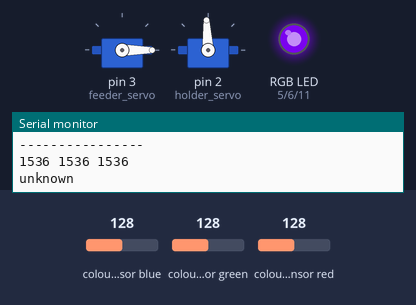
This sketch was run on a simulated Arduino Uno, built with avr-gcc and run on an emulated ATmega328P. Parts: 2 × servo, an RGB LED mixed from three pins (HIGH = lit), the last lines printed to the serial monitor. The test bench sets the inputs (shaded band); at power-on: colour sensor blue 128, colour sensor green 128, colour sensor red 128.

Above: at 7.8 s.
7.9 s: colour sensor blue set to 96
At 8.14 s:
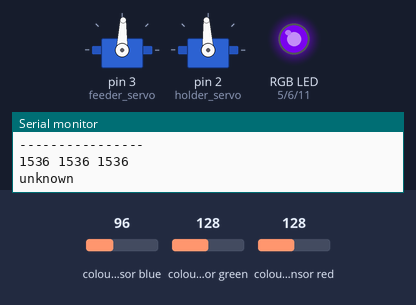
10.9 s: colour sensor blue set to 86
At 12.56 s:
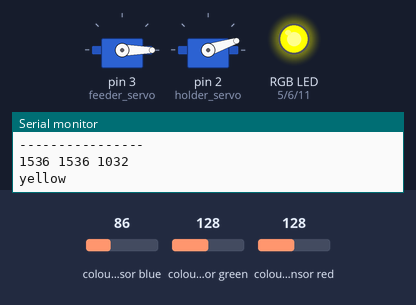
13.9 s: colour sensor blue set to 5
16.9 s: colour sensor blue set to 30
19.9 s: colour sensor blue set to 37
At 20.36 s:
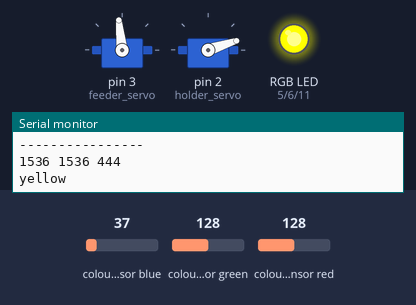
22.9 s: colour sensor green set to 70
25.9 s: colour sensor green set to 64
At 27.52 s:
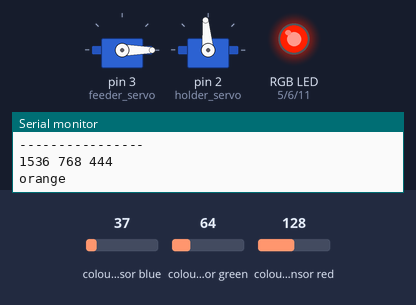
Timing chart, 0 to 29.9 s (numbered marks = the images above; inputs shaded):
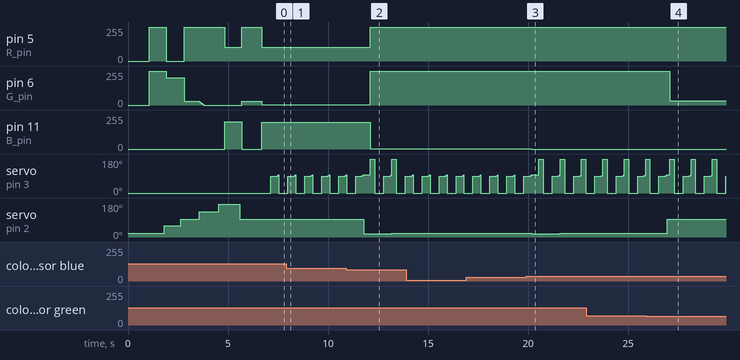

The sketch:

skittlesorterfinal.ino
```cpp
/*
*Skittle Sorter
*This sketch uses an Arduino board and the circuit shown in the diagram above
*to sort skittles by color. The RGB sensor is used to detect the color of each skittle,
*and the servos are used to sort the skittles into designated test tubes.
*Author: Maheen Shoaib
*Date: January 25, 2023
*/

#include <Wire.h> // library for communication with I2C devices
#include "Adafruit_TCS34725.h" // library for the RGB sensor
#include<Servo.h> // library for controlling servo motors

/* Based on example code for the Adafruit TCS34725 breakout library */


//=======================Variables related to RGB sensor=========================


Adafruit_TCS34725 tcs = Adafruit_TCS34725(TCS34725_INTEGRATIONTIME_24MS, TCS34725_GAIN_1X);  // setup RGB sensor

int colour = 0;//0-black, 1-yelow, 2-green, 3-orange, 4-red, 5-purple
int previous_colour = colour;
int black_count = 0;  // count of empty/unknown color

int start_measurment_angle = 88; //servo position to align skittle in front of sensor
int measurment_sweep = 2; //number of measure taken . used to average error
int measurment_angle_increment = 4; //angle increment between measurments

//limit values[] = {min_red_values, max_red_values, min_green_values, max_green_values, min_blue_values, max_blue_values}
uint16_t black_limit_values[] = {0, 200, 0, 200, 0, 200};// color limit values for blank (no skittle)
uint16_t yellow_limit_values[] = {850, 2200, 800, 2200, 400, 1100};// color limit values for yellow
uint16_t green_limit_values[] = {350, 800, 650, 1400, 250, 700};// color limit values for green
uint16_t orange_limit_values[] = {650, 1800, 300, 850, 210, 600};// color limit values for orange
uint16_t red_limit_values[] = {400, 950, 150, 450, 150, 400};// color limit values for red
uint16_t purple_limit_values[] = {150, 400, 150, 450, 150, 500};// color limit values for purple

//=======================Variables related to RGB led=========================

// pin for the red element of the RGB LED
byte R_pin = 5;
// pin for the green element of the RGB LED
byte G_pin = 6;
// pin for the blue element of the RGB LED
byte B_pin = 11;
// variable to store the current intensity of the red element of the RGB LED
int current_red_value = 255;
// variable to store the current intensity of the green element of the RGB LED
int current_green_value = 255;
// variable to store the current intensity of the blue element of the RGB LED
int current_blue_value = 255;

// array to store the intensity values for the orange color
int orange[] = {255, 30, 0};
// array to store the intensity values for the red color
int red[] = {255, 0, 0};
// array to store the intensity values for the green color
int green[] = {0, 204, 0};
// array to store the intensity values for the yellow color
int yellow[] = {255, 255, 0};
// array to store the intensity values for the purple color
int purple[] = {102, 0, 204};

//======================= Variables related to feeder servos =========================

// delay before releasing the skittle into the test tube
int release_delay = 220;
// angles of the test tubes
int colour_angles[] = {20, 59, 95, 135, 173};
// constant value used to adjust for backlash when moving the feeder servo in the backward direction
const int backward_anti_backlash = 2;
// constant value used to adjust for backlash when moving the feeder servo in the forward direction
const int forward_anti_backlash = 2;
Servo feeder_servo; //declare feeder servo
Servo holder_servo; //declare tubes holder servo

//=================================== SETUP =========================================

void setup(void) {

  Serial.begin(9600); // Start serial communication at 9600 baud rate

  pinMode(R_pin, OUTPUT);   // Set the pin mode for R_pin as OUTPUT
  pinMode(G_pin, OUTPUT);   // Set the pin mode for G_pin as OUTPUT
  pinMode(B_pin, OUTPUT);   // Set the pin mode for B_pin as OUTPUT

  analogWrite(R_pin, 255);  // Turn off the red element of the RGB LED by setting its value to 255
  analogWrite(G_pin, 255);  // Turn off the green element of the RGB LED by setting its value to 255
  analogWrite(B_pin, 255);  // Turn off the blue element of the RGB LED by setting its value to 255

  feeder_servo.attach(3);  // Attach the feeder servo to pin 3
  holder_servo.attach(2);   // Attach the holder servo to pin 2
  feeder_servo.write(0);    // Initial position of the feeder servo is set to 0
  holder_servo.write(colour_angles[0]); // Initial position of the holder servo is set to the first angel in the colour_angles array

  int white[] = {0, 0, 0}; //local white values variable
  int black[] = {255, 255, 255}; //local black values variable
  set_led(1000, white);   // turn LED on (white)

  if (tcs.begin()) {    //check if sensor found
    Serial.println("Found sensor");
    starting_sequence();
  } else {
    Serial.println("No TCS34725 found ... check your connections");
    while (1)  //fast red blinking if sensor not found
    {
      set_led(300, red);
      set_led(300, black);
    }
  }
}

//=================================== LOOP =========================================

void loop(void) {

  if (black_count < 10) // Check if the black_count is less than 10
  {
    feeder_servo.write(0); // Set the servo position to the top for skittle collection
    delay(450);  // Delay to let the feeder servo enough time to get in position
    previous_colour = colour;
    get_colour(); // Read skittle colour

    if (colour == 0) {
      black_count ++; //If no colour found, increment black count
      shake();// Gives a bit more shake to the reservoir even if no skittle is there
    }
    else if (colour == 6) {
      black_count ++; // If colour unknown, increment black count - no skittle release
    }
    else { // If colour found
      move_holder(); // Move tube holder
      release_skittle(); // Release skittle
      black_count = 0;
    }
  }

  else { // If black_count is greater than or equal to 10
    end_loop(1000); // End the loop and wait for 1 second
  }
}

//=================================== GET COLOUR =========================================

void get_colour() {

  uint16_t r, g, b, c;//, colorTemp, lux;
  uint16_t total_r = 0;
  uint16_t total_g = 0;
  uint16_t total_b = 0;

  feeder_servo.write(start_measurment_angle); //move to start measurement angle
  delay(200);

  Serial.println("----------------");
  for (int i = 0; i <= measurment_sweep; i++) //loop for each measure
  {
    tcs.getRawData(&r, &g, &b, &c);    //get color data

    feeder_servo.write(start_measurment_angle + i * measurment_angle_increment); //increment servo angle for next measure
    total_r += r; //add red value to total red value
    total_g += g; //add green value to total green value
    total_b += b; //add blue value to total blue value
    delay(15);
  }


  total_r /= measurment_sweep;  //average values across all measurements
  total_g /= measurment_sweep;
  total_b /= measurment_sweep;

  Serial.print(total_r); Serial.print(" ");
  Serial.print(total_g); Serial.print(" ");
  Serial.print(total_b); Serial.print(" ");
  Serial.println(" ");

  //compare values to determine the color .
  if ((total_r < black_limit_values[1]) &&    //check for black
      (total_g < black_limit_values[3]) &&
      (total_b < black_limit_values[5]))
  { Serial.println("black");
    colour = 0;
  }
  else if ((total_r >= yellow_limit_values[0]) &&   //check for yellow
           (total_r < yellow_limit_values[1]) &&
           (total_g >= yellow_limit_values[2]) &&
           (total_g < yellow_limit_values[3]) &&
           (total_b >= yellow_limit_values[4]) &&
           (total_b < yellow_limit_values[5]))
  { Serial.println("yellow");
    colour = 1;
  }
  else if ((total_r >= green_limit_values[0]) &&   //check for green
           (total_r < green_limit_values[1]) &&
           (total_g >= green_limit_values[2]) &&
           (total_g < green_limit_values[3]) &&
           (total_b >= green_limit_values[4]) &&
           (total_b < green_limit_values[5]))
  { Serial.println("green");
    colour = 2;
  }
  else if ((total_r >= orange_limit_values[0]) &&   //check for orange
           (total_r < orange_limit_values[1]) &&
           (total_g >= orange_limit_values[2]) &&
           (total_g < orange_limit_values[3]) &&
           (total_b >= orange_limit_values[4]) &&
           (total_b < orange_limit_values[5]))
  { Serial.println("orange");
    colour = 3;
  }
  else if ((total_r >= red_limit_values[0]) &&   //check for red
           (total_r < red_limit_values[1]) &&
           (total_g >= red_limit_values[2]) &&
           (total_g < red_limit_values[3]) &&
           (total_b >= red_limit_values[4]) &&
           (total_b < red_limit_values[5]))
  { Serial.println("red");
    colour = 4;
  }
  else if ((total_r >= purple_limit_values[0]) &&   //check for purple
           (total_r < purple_limit_values[1]) &&
           (total_g >= purple_limit_values[2]) &&
           (total_g < purple_limit_values[3]) &&
           (total_b >= purple_limit_values[4]) &&
           (total_b < purple_limit_values[5]))
  { Serial.println("purple");
    colour = 5;
  }
  else {
    Serial.println("unknown");    //if color not detected, set colour to 0 to force new check
    colour = 6;
  }

}

//============================== MOVE HOLDER =============================
// adjust delay depending how much the holder needs to move
// include an backlash compensation

void move_holder() {

 int new_holder_position = colour_angles[colour - 1]; //gets new position of tube
  int holder_delay = (abs(previous_colour - colour) * 70);// - release_delay; //leaves 70ms for the holder servo to turn 36 degrees

  if (holder_delay < 0) {  //keep delay superior to 0
    holder_delay = 0;
  }
  if (previous_colour > colour)
  {
    //forces the holder servo to go back further than normal position to compensation for gearing backlash
    int anti_backlash_angle = new_holder_position - backward_anti_backlash;
    holder_servo.write(anti_backlash_angle);
    //delay(holder_delay);
  }
  else
  {
    int anti_backlash_angle = new_holder_position + forward_anti_backlash;
    //holder_servo.write(anti_backlash_angle);
    holder_servo.write(new_holder_position); // move holder in position
    //delay(holder_delay);
  }

  if (colour == 1) {
    set_led(holder_delay , yellow);
  }
  else if (colour == 2) {
    set_led(holder_delay , green);
  }
  else if (colour == 3) {
    set_led(holder_delay , orange);
  }
  else if (colour == 4) {
    set_led(holder_delay , red);
  }
  else if (colour == 5) {
    set_led(holder_delay , purple);
  }
  else {}

}

//=============================  RELEASE SKITTLE  ===========================

void release_skittle() {

  feeder_servo.write(180); // set servo position to the bottom for skittle release
  delay(release_delay);

}

//=================================  SHAKE  =================================

void shake() {

  int shake_delay = 80;
  int shake_amount = 5;
  int shake_min_value = 90;
  int shake_max_value = 180;

  feeder_servo.write(180); // set servo position to the bottom for skittle release
  delay(release_delay);
  feeder_servo.write(120); // set servo position to the bottom for skittle release
  delay(80);
  for (int i = 0; i <= shake_amount; i++) //loop for each measure
  {
    feeder_servo.write(shake_min_value); // set servo position to the bottom for skittle release
    delay(shake_delay);
    feeder_servo.write(shake_max_value); // set servo position to the bottom for skittle release
    delay(shake_delay);
  }
}

//============================ STARTING SEQUENCE ============================

void starting_sequence() {

  colour = 1;
  move_holder();
  set_led(300, yellow);
  delay (400);

  colour = 2;
  move_holder();
  set_led(300, green);
  delay (400);

  colour = 3;
  move_holder();
  set_led(300, orange);
  delay (400);

  colour = 4;
  move_holder();
  set_led(300, red);
  delay (400);

  colour = 5;
  move_holder();
  set_led(300, purple);
  delay (400);

  previous_colour = colour;
  colour = 3;
  move_holder();

  end_loop(200);
}

//================================ END LOOP =================================

void end_loop(int duration) {

  set_led(duration , orange);
  set_led(duration , red);
  set_led(duration , green);
  set_led(duration , yellow);
  set_led(duration , purple);
}

//============================   SET RGB LED COLOUR   =======================
//   This act as a delay() but allows the LED to change color while waiting .

void set_led(int duration, int color[3]) {

  int start_time = millis();     // start time value
  int current_time = start_time; // current time value
  int current_duration = 0;      // total duration

  while (current_duration < duration)
  {
    analogWrite(R_pin, map(current_duration, 0, duration, current_red_value, color[0]));  //ramp up red value for each loop
    analogWrite(G_pin, map(current_duration, 0, duration, current_green_value, color[1])); //ramp up green value for each loop
    analogWrite(B_pin, map(current_duration, 0, duration, current_blue_value, color[2])); //ramp up blue value for each loop

    current_time = millis();   //update current time
    current_duration = current_time - start_time;  //calculate total duration
  }

  current_red_value = color[0];   // set new red current value
  current_green_value = color[1]; // set new green current value
  current_blue_value = color[2];  // set new blue current value

}
```

Measured:
- the behaviour switches between 92 and 91 on colour sensor blue (found by bisection; images 1 and 2)
- the behaviour switches between 67 and 66 on colour sensor green (found by bisection; images 3 and 4)
- after the input at 10.9 s, pin 5 (R_pin): 103/255 → 254/255 after 1.2 s; pin 6 (G_pin): 2/255 → 254/255 after 1.2 s; pin 11 (B_pin): 202/255 → 1/255 after 1.2 s; servo on pin 2 (holder_servo): 93° → 18° after 0.89 s, → 20° 1.4 s later
- after the input at 19.9 s, pin 5 (R_pin): 254/255 → 255/255 after 0.29 s instead of 2.0 s; pin 6 (G_pin): 254/255 → 255/255 after 0.29 s; pin 11 (B_pin): 1/255 → 0/255 after 0.29 s instead of 2.0 s; servo on pin 2 (holder_servo): 20° → 18° after 0.29 s, → 20° 1.4 s later
- after the input at 25.9 s, pin 6 (G_pin): 255/255 → 32/255 after 1.2 s; servo on pin 2 (holder_servo): 20° → 95° after 1.1 s
